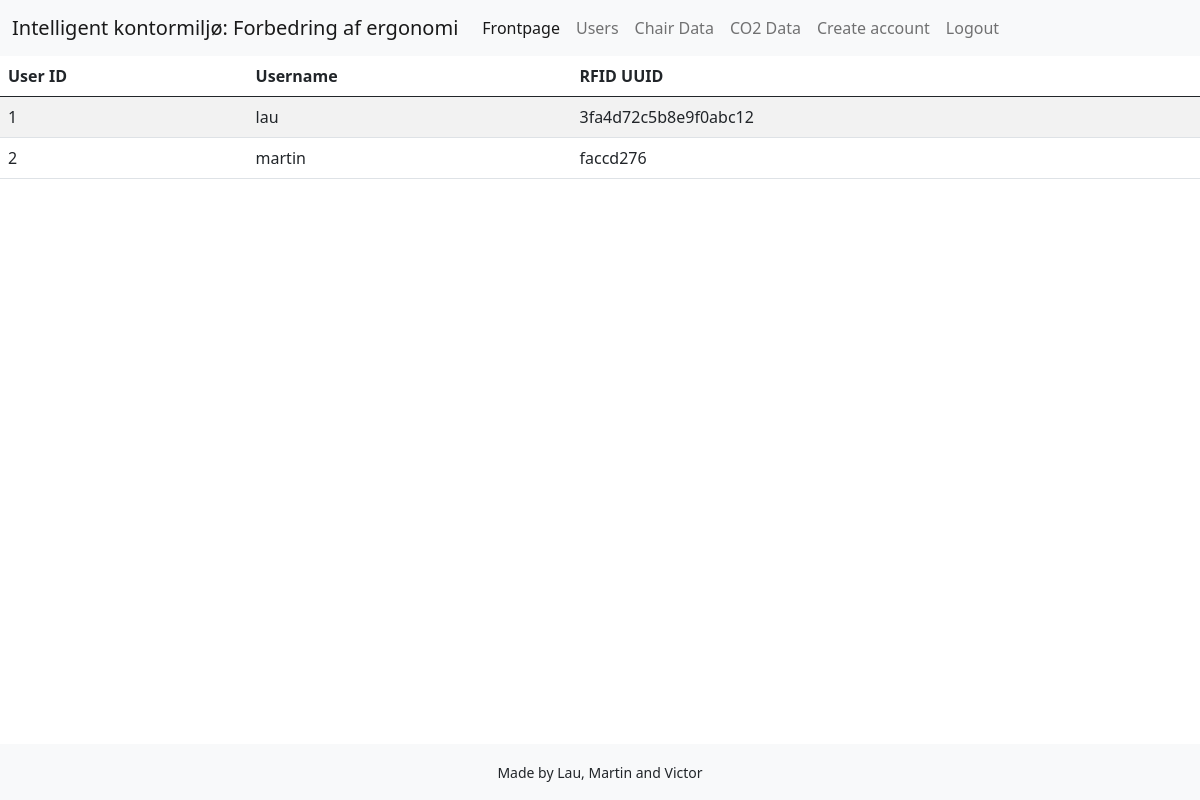
The page /users (signed in) on the database as committed earlier.
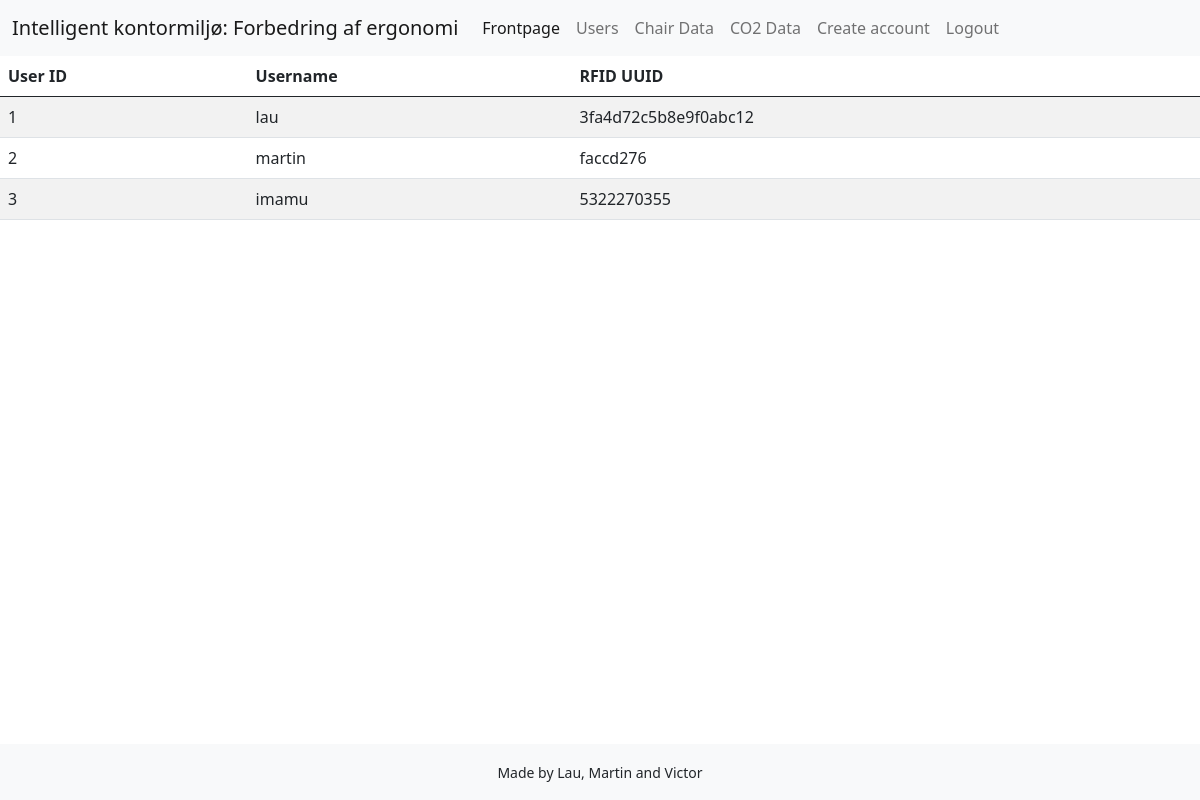
The same page on the database as committed later.
### app.py (models this page shows)
class Users(UserMixin, db.Model):
    id = db.Column(db.Integer, primary_key=True)
    username = db.Column(db.String(250), unique=True, nullable=False)
    rfid_uuid = db.Column(db.String(250), unique=True, nullable=False)
    password = db.Column(db.String(250), nullable=False)

### app.py (the view)
@app.route("/users")
@login_required
def users():
    users = Users.query.all()
    for user in users:
        print(user.rfid_uuid)
    print(users)
    return render_template('users.html', users=users)

### app.py (called while the page is built)
@login_manager.user_loader
def loader_user(user_id):
    return Users.query.get(user_id)

### templates/users.html (shortened to what this page needs)
{% extends 'base.html' %}
{% block content %}
<body>
    <div class="row">
        <div class="col-md-12">
            <table id="user_table" class="table table-striped">
                <thead>
                    <tr>
                        <th>User ID</th>
                        <th>Username</th>
                        <th>RFID UUID</th>
                    </tr>
                </thead>
                <tbody>
                    {% for user in users %}
                    <tr>
                        <td>{{ user.id }}</td>
                        <td>{{ user.username }}</td>
                        <td>{{ user.rfid_uuid }}</td>
                    </tr>
                    {% endfor %}
                </table>
            </div>
        </div>
    </body>
    {% endblock %}

### templates/base.html (shortened to what this page needs)
<!DOCTYPE html>
<html lang="en">
    <head>
        <link
            href="{{ url_for('static', filename='/bootstrap-5.0.2/dist/css/bootstrap.min.css') }}"
            rel="stylesheet"
        >
    </head>
    <body>
        <nav class="navbar navbar-expand-lg navbar-light bg-light" data-bs-theme="dark">
            <div class="container-fluid">
                <a class="navbar-brand" href="/index">Intelligent kontormiljø: Forbedring af ergonomi</a>
                <div class="collapse navbar-collapse" id="navbarNav">
                    <ul class="navbar-nav">
                        <li class="nav-item">
                            <a class="nav-link active" aria-current="page" href="/index">Frontpage</a>
                        </li>
                        {% block nav %}
                        <li class="nav-item">
                            <a class="nav-link" href="/users">Users</a>
                        </li>
                        <a class="nav-link" href="/chair">Chair Data</a>
                    <a class="nav-link" href="/co2">CO2 Data</a>
                <a class="nav-link" href="/register">Create account</a>
            <a class="nav-link" href="/logout">Logout</a>
        {% endblock %}
    </ul>
</div>
</div>
</nav>
<div class="fluid-content">
    {% block content %} {% endblock %}
</div>
<footer style="position:absolute; width:100%; bottom:0px" class="mt-auto bg-light py-3">
    <div class="container-fluid text-center">
        <small>Made by Lau, Martin and Victor</small>
    </div>
</footer>
</body>
</html>

Rows that differ between the two databases and show on the page:
added Users: id "3", username "imamu", rfid_uuid "5322270355"
